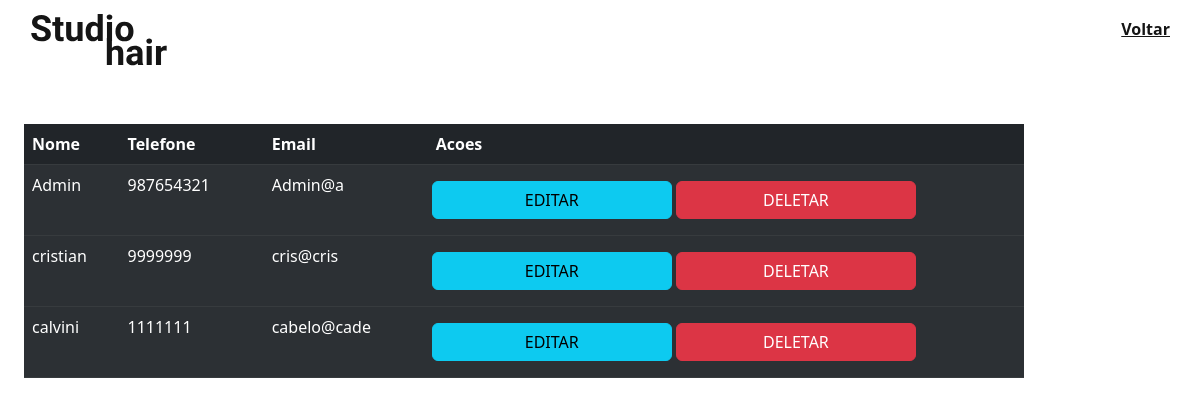
The page /ADMIN (signed in) on the database its author committed.
### app/models/modelos.py (models this page shows, shortened)
class Usuario(db.Model, UserMixin):
    id = db.Column(db.Integer, primary_key=True)
    nome = db.Column(db.String(255), nullable=False)
    telefone = db.Column(db.String(255), nullable=False)
    email = db.Column(db.String(255), unique=True, nullable=False)
    is_UserMaster = db.Column(db.Boolean, nullable=False)
    senha = db.Column(db.String(255), nullable=False)

### app/routes.py (the view)
@app.route("/ADMIN", methods=['GET'])
@login_required
def get_Usuarios():
    Usuarios = Usuario.query.all()
    lista_Usuarios = []
    for usuario in Usuarios:
        lista_Usuarios.append({
            'id': usuario.id,
            'nome': usuario.nome,
            'telefone': usuario.telefone,
            'email': usuario.email,
            'senha': usuario.senha
        })
    return render_template('admin.html', usuarios= lista_Usuarios)

### app/__init__.py (called while the page is built)
@login_manager.user_loader
def load_user(user_id):
    return Usuario.query.get(int(user_id))

### app/templates/admin.html (shortened to what this page needs)
<!DOCTYPE html>
<html lang="pt-br">
<head>
    <link href='https://unpkg.com/boxicons@2.0.9/css/boxicons.min.css' rel='stylesheet'>
    <link rel="stylesheet" href="{{ url_for('static', filename='css/style.css') }}">
    <link href="https://cdn.jsdelivr.net/npm/bootstrap@5.2.3/dist/css/bootstrap.min.css" rel="stylesheet"
>
</head>
<body>
    <header class="l-header" id="header">
        <div class="navbar container flex">
            <div class="brand">
                <a href="#"><img src="{{ url_for('static', filename='img/logo.svg') }}" alt="Studio Hair"></a>
            </div>
            <div class="nav" id="nav">
                <ul class="nav__menu">
                    <li class="nav__item"><a href="/home" class="nav__link">Voltar</a></li>
                </ul>
            </div>
        </div>
    </header>
    <main class="m-lg-4 col-10 ">
        <table class="table table-dark table-striped ">
            <thead>
                <tr>
                    <th scope="col">Nome</th>
                    <th scope="col">Telefone</th>
                    <th scope="col">Email</th>
                    <th scope="col">Acoes</th>
                </tr>
            </thead>
            {% for usuario in usuarios %}
            <tbody>
                <tr>
                    <td>{{usuario.nome}}</td>
                    <td>{{usuario.telefone}}</td>
                    <td>{{usuario.email}}</td>
                    <td class="p-3">
                        <a href="/editar-usuario/{{usuario.id}}" class="btn btn-info">Editar</a>
                        <a href="/remover-usuario/{{ usuario.id }}" class="btn btn-danger">Deletar</a>
                    </td>
                </tr>
            </tbody>
            {% endfor %}
        </table>
    </main>
</body>
</html>

### app/static/css/style.css (style rules this page uses)
:root { --header-height: 6.25rem; --main-color: #f7e6df; --first-color: #75492b; --second-color: #dfd6a7; --white-color: #ffffff; --black-color: #151515; --font-cursive: 'Great Vibes', cursive; --body-font: 'Montserrat', sans-serif; --big-font-size: 3rem; --h1-font-size: 2.25rem; --h2-font-size: 1.5rem; --h3-font-size: 1.25rem; --normal-font-size: 1rem; --small-font-size: 0.813rem; --font-light: 300; --font-medium: 400; --font-semi-bold: 700; --font-bold: 800; --mb-05: 0.5rem; --mb-1: 1rem; --mb-1-5: 1.5rem; --mb-2: 2rem; --mb-2-5: 2.5rem; --mb-3: 3rem; --Z-fixed: 100; --z-tooltip: 10; --z_negative: -1; }
html { scroll-behavior: smooth; }
body { background-color: var(--white-color); font-size: var(--normal-font-size); font-family: var(--body-font); overflow-x: hidden; }
ul { list-style: none; }
a { text-decoration: none; }
.container { max-width: 1200px; margin: 0 auto; }
.flex { display: flex; align-items: center; justify-content: center; }
.btn { width: 240px; display: flex; align-items: center; justify-content: center; text-align: center; background-color: var(--first-color); color: var(--white-color); border: 1px solid var(--first-color); border-radius: 50px; font-size: var(--normal-font-size); font-weight: var(--font-semi-bold); text-transform: uppercase; line-height: var(--normal-font-size); padding: 10px 20px; outline: none; cursor: pointer; transition: all 400ms ease; }
.l-header { width: 100%; height: var(--header-height); background-color: rgba(255, 255, 255, 0.4); transition: all 400ms ease; }
.navbar { justify-content: space-between; padding: 20px; }
.nav__link { font-weight: var(--font-bold); color: var(--black-color); position: relative; transition: all 400ms ease; }
.nav__link::before { content: ""; position: absolute; width: 0; height: 2px; left: 0; bottom: 0; background-color: var(--first-color); transition: all 400ms ease-in-out; }
@media (min-width: 960px) { .nav__menu { display: flex; align-items: center; padding: 0; } }
@media (min-width: 960px) { .nav__link { font-size: var(--normal-font-size); font-weight: var(--font-bold); text-transform: capitalize; color: var(--black-color); transition: all 400ms ease; position: relative; } }
.table th:nth-child(2), .table td:nth-child(2), .table th:nth-child(3), .table td:nth-child(3), .table th:nth-child(4), .table td:nth-child(4) { padding-left: 20px; padding-right: 20px; }

### rows shown on the page
Usuario: nome "Admin", telefone "987654321", email "Admin@a"
Usuario: nome "cristian", telefone "9999999", email "cris@cris"
Usuario: nome "calvini", telefone "1111111", email "cabelo@cade"
